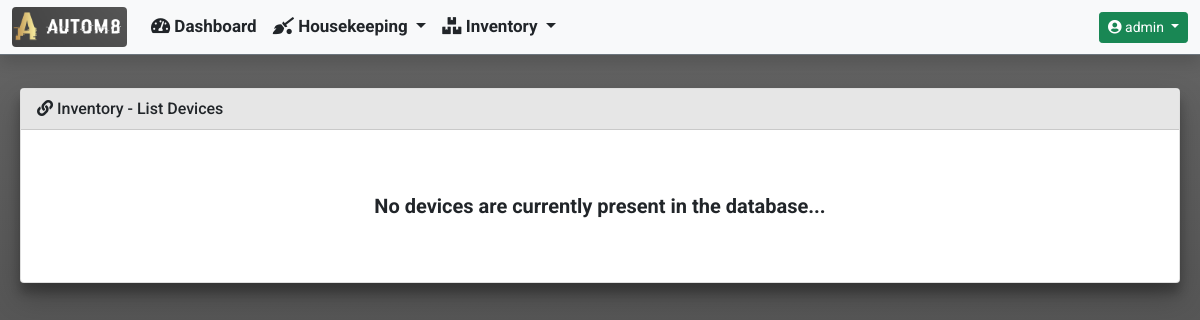
The page /inventory/device_inventory_list/ (signed in) on the database as committed earlier.
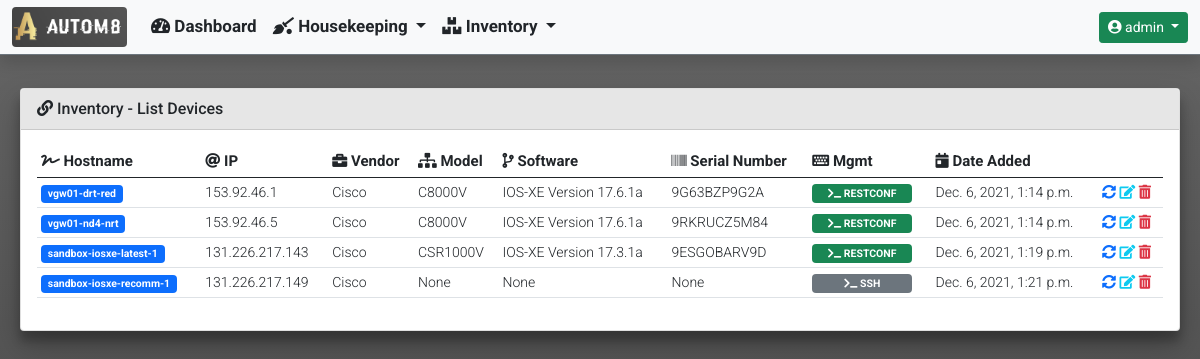
The same page on the database as committed later.
### inventory/models.py (models this page shows)
class Device(models.Model):
    hostname = models.CharField(unique=True, max_length=255)
    mgmt_ip = models.GenericIPAddressField(unique=True, max_length=12)
    username = models.CharField(blank=True, null=True, max_length=255)
    password = models.CharField(blank=True, null=True, max_length=255)
    software_version = models.CharField(blank=True, null=True, max_length=255)
    serial_number = models.CharField(blank=True, null=True, max_length=255)
    vendor = models.CharField(max_length=255)
    description = models.CharField(blank=True, null=True, max_length=255)
    hardware_model = models.CharField(blank=True, null=True, max_length=255)
    rest_conf_enabled = models.BooleanField(blank=True, null=True)
    device_uptime = models.CharField(blank=True, null=True, max_length=255)
    last_polled = models.DateTimeField(blank=True, null=True)
    date_added = models.DateTimeField(default=timezone.now())

### inventory/views.py (the view)
def device_inventory_list(request):
    list_of_devices = Device.objects.all()
    context = {
        'title': 'Inventory - List Devices',
        'card_header': 'Inventory - List Devices',
        'data': list_of_devices,
    }
    return render(request, 'inventory/device_inventory_list.html', context)

### templates/inventory/device_inventory_list.html (shortened to what this page needs)
{% extends "base_template/base.html"%}
{% block content %}
{% if data %}
<div class="table-responsive rounded">
    <table id="device_inventory" class="table table-hover table-sm" style="width:100%">
        <thead>
            <tr>
                <th><i class="fas fa-signature"></i> Hostname</th>
                <th><i class="fas fa-at"></i> IP</th>
                <th><i class="fas fa-briefcase"></i> Vendor</th>
                <th><i class="fas fa-sitemap"></i> Model</th>
                <th><i class="fas fa-code-branch"></i> Software</th>
                <th><i class="fas fa-barcode"></i> Serial Number</th>
                <th><i class="fas fa-keyboard"></i> Mgmt</th>
                <th><i class="fas fa-calendar-day"></i> Date Added</th>
                <th></th>
            </tr>
        </thead>
        <tbody>
            {% for device in data %}
            <tr>
                <td>
                    <a class="badge bg-primary text-decoration-none" href="{% url 'inventory:device_detailed_information' device.id %}" onclick="spinner_toggle_on();">
                    {{ device.hostname }}
                </a>
                </td>
                <td>{{ device.mgmt_ip }}</td>
                <td>{{ device.vendor }}</td>
                <td>{{ device.hardware_model }}</td>
                <td>{{ device.software_version }}</td>
                <td>{{ device.serial_number }}</td>
                {% if device.rest_conf_enabled %}
                <td>
                    <badge class="badge bg-success" style="width:100px">
                        <i class="fas fa-terminal"></i> RESTCONF
                    </badge>
                </td>
                {% else %}
                <td>
                    <badge class="badge bg-secondary" style="width:100px">
                        <i class="fas fa-terminal"></i> SSH
                    </badge>
                </td>
                {% endif %}
                <td>{{ device.date_added }}</td>
                <td>
                    <a class="text-decoration-none" href="{% url 'inventory:device_force_rediscovery' device.id %}" data-bs-toggle="tooltip" title="Rediscover">
                        <i class="fas fa-sync-alt"></i>
                    </a>
                    <a class="text-decoration-none" href="{% url 'inventory:device_inventory_edit' device.id %}" data-bs-toggle="tooltip" title="Edit">
                        <i class="fas fa-edit text-info"></i>
                    </a>
                    <a class="text-decoration-none" href="{% url 'inventory:device_inventory_delete' device.id %}" data-bs-toggle="tooltip" title="Delete">
                        <i class="fas fa-trash-alt text-danger"></i>
                    </a>
                </td>
            </tr>
            {% endfor %}
        </tbody>
    </table>
</div>
{% else %}
<h5 class="my-5 fw-bold text-center">No devices are currently present in the database...</h5>
{% endif %}
{% endblock %}

Rows that differ between the two databases and show on the page:
added Device: hostname "vgw01-drt-red", mgmt_ip "153.92.46.1", vendor "Cisco", hardware_model "C8000V", software_version "IOS-XE Version 17.6.1a", serial_number "9G63BZP9G2A", rest_conf_enabled True (drawn), date_added "Dec. 6, 2021, 1:14 p.m."
added Device: hostname "vgw01-nd4-nrt", mgmt_ip "153.92.46.5", vendor "Cisco", hardware_model "C8000V", software_version "IOS-XE Version 17.6.1a", serial_number "9RKRUCZ5M84", rest_conf_enabled True (drawn), date_added "Dec. 6, 2021, 1:14 p.m."
added Device: hostname "sandbox-iosxe-latest-1", mgmt_ip "131.226.217.143", vendor "Cisco", hardware_model "CSR1000V", software_version "IOS-XE Version 17.3.1a", serial_number "9ESGOBARV9D", rest_conf_enabled True (drawn), date_added "Dec. 6, 2021, 1:19 p.m."
added Device: hostname "sandbox-iosxe-recomm-1", mgmt_ip "131.226.217.149", vendor "Cisco", hardware_model "None", software_version "None", serial_number "None", shows "SSH", date_added "Dec. 6, 2021, 1:21 p.m."
Other text that changed with them:
text no longer shown: "No devices are currently present in the database..."
text now shown: "Hostname IP Vendor Model Software Serial Number Mgmt Date Added"
